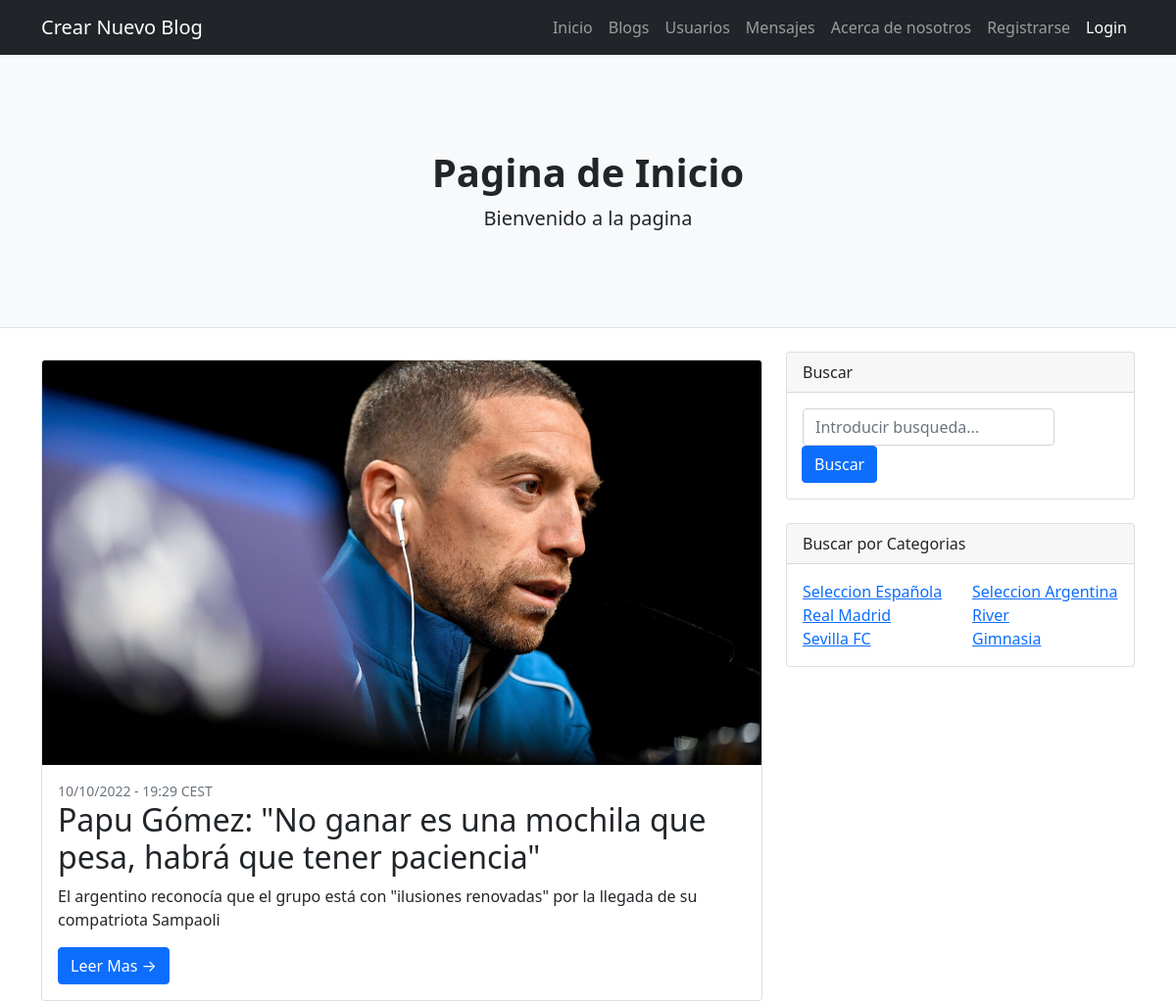
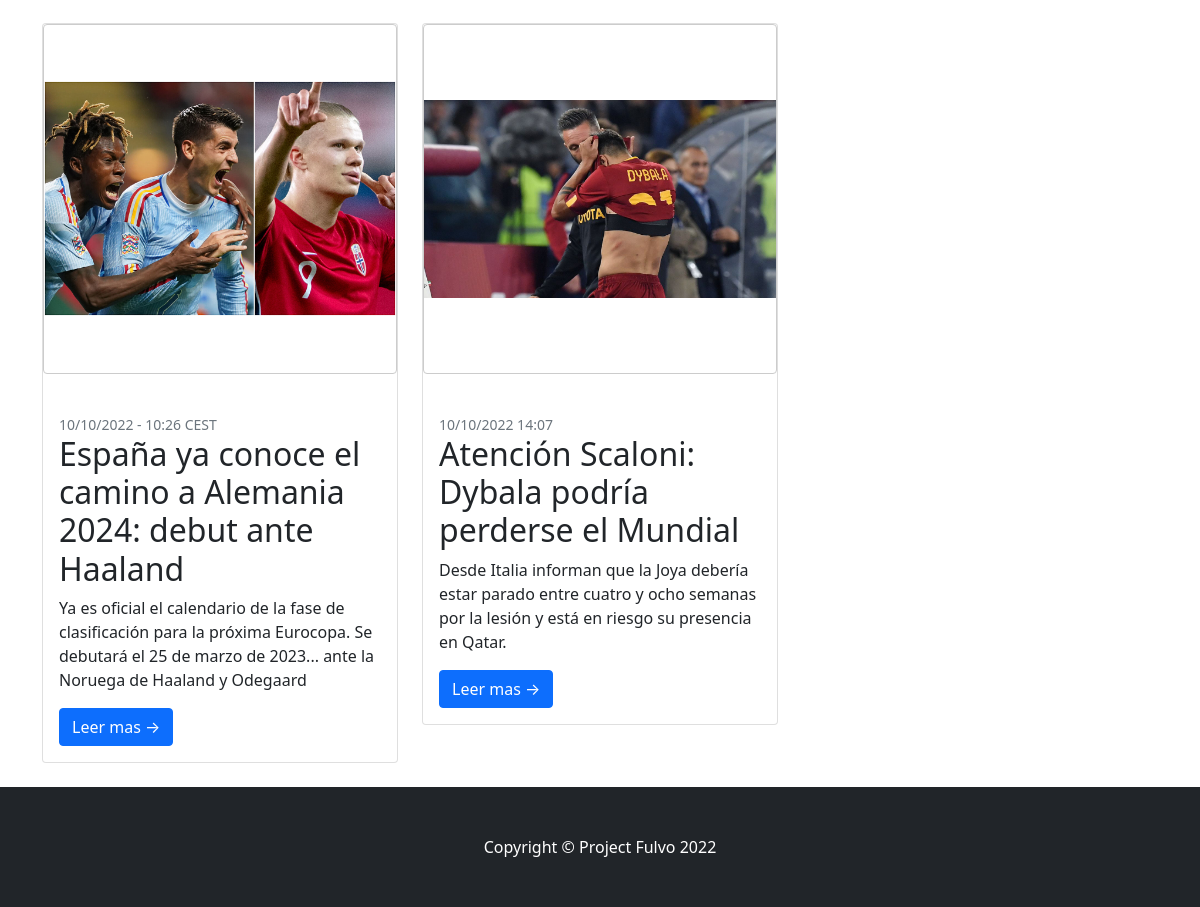
Screenshot of /App/inicio/ with the database file from the repository (2 pictures, top to bottom).
### App/models.py (models this page shows, shortened)
class Blog(models.Model):
    titulo = models.CharField(max_length=100)
    subtitulo = models.CharField(max_length=300)
    cuerpo = HTMLField()
    autor = models.CharField(max_length=100)
    fecha_pub = models.CharField(max_length=50)
    categoria = models.CharField(max_length=50)
    img = models.ImageField(upload_to='blog_img', null=True, blank=True)

### App/views.py (the view)
# urls.py: path("inicio/", inicio, name="inicio"),
def inicio(request):
    all_blogs=Blog.objects.all() #AGREGADO EN TODAS LAS VIEWS QUE RENDEREEN "INICIO" PARA QUE APAREZCA EL FEATURED Y LOS POSTS
    blogs=all_blogs[1:3]
    featured=all_blogs[0]
    if request.user.is_authenticated:
        return render (request, "App/inicio.html", {"blogs":blogs, "featured":featured, "avatar": get_avatar(request)})
    else:
        return render (request, "App/inicio.html", {"blogs":blogs, "featured":featured})

### App/templates/App/inicio.html (shortened to what this page needs)
{% extends "App/padre.html" %}
{% load static %}
{% block Titulo %} Pagina de Inicio {% endblock %}
{% block Descripcion %} Bienvenido a la pagina {{mensaje_login}} {% endblock %}
{% block contenido_pag %}
<div class="card mb-4">
    <a href="#!"><img class="card-img-top" src="{{ featured.img.url }}" alt="..." /></a>
    <div class="card-body">
        <div class="small text-muted">{{ featured.fecha_pub }}</div>
        <h2 class="card-title">{{ featured.titulo }}</h2>
        <p class="card-text">{{ featured.subtitulo }}</p>
        <a class="btn btn-primary" href="{% url 'ver_post' featured.id %}">Leer Mas →</a>
    </div>
</div>
<div class="row">
    {% for blog in blogs %}
    <div class="col-lg-6">
        <div class="card mb-4">
            <figure class="mb-4"><img class="img-fluid rounded" src="{{ blog.img.url }}" style="object-fit:contain;
                width:700px;
                height:350px;
                border: solid 1px #CCC" alt="..." /></figure>
            <div class="card-body">
                <div class="small text-muted">{{ blog.fecha_pub }}</div>
                <h2 class="card-title">{{ blog.titulo }}</h2>
                <p class="card-text">{{ blog.subtitulo }}</p>
                <a class="btn btn-primary" href="{% url 'ver_post' blog.id %}">Leer mas →</a>
            </div>
        </div>
    </div>
    {% endfor %}
</div>
{% endblock %}

### rows the page displays
Blog: img (picture), fecha_pub "10/10/2022 - 19:29 CEST", titulo "Papu Gómez: \"No ganar es una mochila que pesa, habrá que tener paciencia\"", subtitulo "El argentino reconocía que el grupo está con \"ilusiones renovadas\" por la llegada de su compatriota Sampaoli"
Blog: img (picture), fecha_pub "10/10/2022 - 10:26 CEST", titulo "España ya conoce el camino a Alemania 2024: debut ante Haaland", subtitulo "Ya es oficial el calendario de la fase de clasificación para la próxima Eurocopa. Se debutará el 25 de marzo de 2023... ante la Noruega de Haaland y Odegaard"
Blog: img (picture), fecha_pub "10/10/2022 14:07", titulo "Atención Scaloni: Dybala podría perderse el Mundial", subtitulo "Desde Italia informan que la Joya debería estar parado entre cuatro y ocho semanas por la lesión y está en riesgo su presencia en Qatar."
